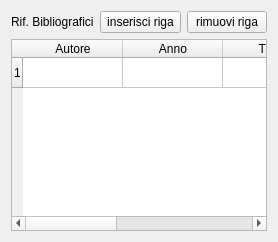
     <widget class="QWidget" name="tab_7">
      <attribute name="title">
       <string>Rif Biblio</string>
      </attribute>
      <layout class="QGridLayout" name="gridLayout_15">
       <item row="0" column="0">
        <layout class="QGridLayout" name="gridLayout_12">
         <item row="0" column="0">
          <widget class="QLabel" name="label_22">
           <property name="text">
            <string>Rif. Bibliografici</string>
           </property>
          </widget>
         </item>
         <item row="0" column="1">
          <widget class="QPushButton" name="pushButton_insert_row_rif_biblio">
           <property name="font">
            <font>
             <pointsize>9</pointsize>
            </font>
           </property>
           <property name="text">
            <string>inserisci riga</string>
           </property>
          </widget>
         </item>
         <item row="0" column="2">
          <widget class="QPushButton" name="pushButton_remove_row_rif_biblio">
           <property name="font">
            <font>
             <pointsize>9</pointsize>
            </font>
           </property>
           <property name="text">
            <string>rimuovi riga</string>
           </property>
          </widget>
         </item>
         <item row="1" column="0" colspan="3">
          <widget class="QTableWidget" name="tableWidget_rif_biblio">
           <property name="font">
            <font>
             <pointsize>9</pointsize>
            </font>
           </property>
           <property name="frameShape">
            <enum>QFrame::StyledPanel</enum>
           </property>
           <property name="frameShadow">
            <enum>QFrame::Raised</enum>
           </property>
           <property name="verticalScrollBarPolicy">
            <enum>Qt::ScrollBarAsNeeded</enum>
           </property>
           <property name="horizontalScrollBarPolicy">
            <enum>Qt::ScrollBarAsNeeded</enum>
           </property>
           <property name="editTriggers">
            <set>QAbstractItemView::AnyKeyPressed|QAbstractItemView::DoubleClicked|QAbstractItemView::EditKeyPressed</set>
           </property>
           <property name="selectionMode">
            <enum>QAbstractItemView::SingleSelection</enum>
           </property>
           <property name="selectionBehavior">
            <enum>QAbstractItemView::SelectRows</enum>
           </property>
           <property name="rowCount">
            <number>1</number>
           </property>
           <property name="columnCount">
            <number>5</number>
           </property>
           <row/>
           <column>
            <property name="text">
             <string>Autore</string>
            </property>
           </column>
           <column>
            <property name="text">
             <string>Anno</string>
            </property>
           </column>
           <column>
            <property name="text">
             <string>Titolo</string>
            </property>
           </column>
           <column>
            <property name="text">
             <string>Pag.</string>
            </property>
           </column>
           <column>
            <property name="text">
             <string>Fig.</string>
            </property>
           </column>
          </widget>
         </item>
        </layout>
       </item>
      </layout>
     </widget>
